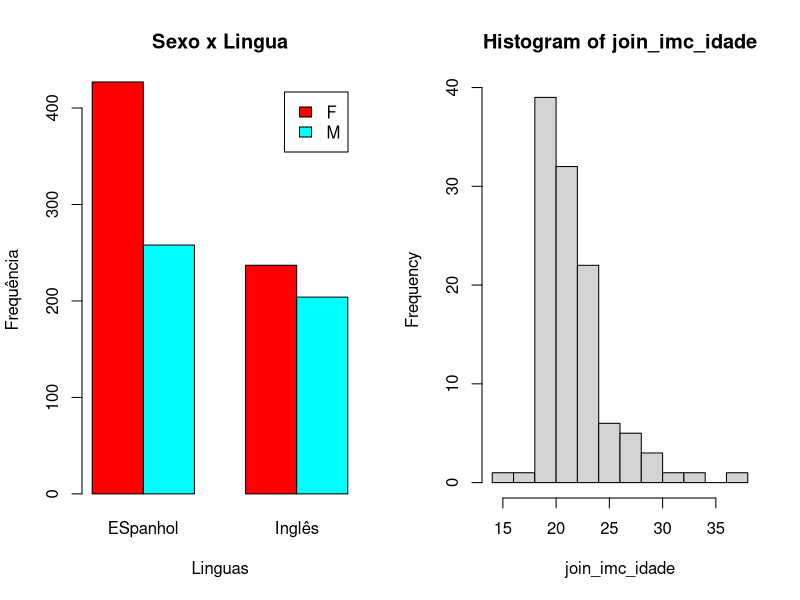

R code for this plot:
require(car)
require(dplyr)

## lendo o csv
data_imc <- read.csv('imc.csv', sep = ',', dec = ',', encoding = "UTF-8")
data_enem <- read.csv('enem.csv', sep = ',', dec = ',', encoding = "UTF-8")
## mostrar os dados em tabela
View(data_imc)
View(data_enem)

## exibir as variaveis
glimpse(data_imc)
glimpse(data_enem)

# a) Com algumas variáveis QUALITATIVAS, elaborar gráficos de barras e comentar
# os resultados.
# utilizaremos TP_SEXO e TP_LINGUA
coluna_tp_sexo <- data_enem$TP_SEXO
coluna_tp_lingua <- data_enem$TP_LINGUA
matriz_frequencias <- table(coluna_tp_sexo, coluna_tp_lingua)
# Passo 2: Criar os gráficos de barras sexo x lingua
par(mfrow = c(1, 2))  # Organiza os gráficos em uma linha com 2 colunas
barplot(matriz_frequencias, beside = TRUE, legend.text = TRUE, col = rainbow(nrow(matriz_frequencias)), main = "Sexo x Lingua", xlab = "Linguas", ylab = "Frequência")
# percebe-se que,os que escolhem a lingua estrangeira ESPANHOL, sao em grande maioria, mulheres
# por outro lado, dentre os que escolhem inglês, mulheres e homens são quase que iguais em número, tendo as mulheres pequena maioria

# b) Com algumas variáveis QUANTITATIVAS, elaborar histograma e boxplot e
# comentar e interpretar os resultados com relação a assimetria dos dados.
# utilizaremos a tabela imc com as colunas IMC e IDADE
coluna_imc <- data_imc$IMC
coluna_idade <- data_imc$Idade
## juntando colunas
join_imc_idade <- c(coluna_imc,coluna_idade)
hist(join_imc_idade)
